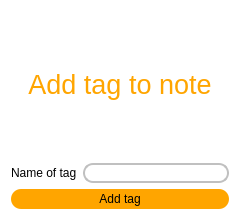
<?xml version="1.0" encoding="UTF-8"?>
<ui version="4.0">
 <class>AddTag</class>
 <widget class="QDialog" name="AddTag">
  <property name="geometry">
   <rect>
    <x>0</x>
    <y>0</y>
    <width>240</width>
    <height>220</height>
   </rect>
  </property>
  <property name="windowTitle">
   <string>Dialog</string>
  </property>
  <property name="styleSheet">
   <string notr="true">background-color:white;
color:black;</string>
  </property>
  <layout class="QVBoxLayout" name="verticalLayout">
   <item>
    <widget class="QLabel" name="label_2">
     <property name="font">
      <font>
       <pointsize>20</pointsize>
      </font>
     </property>
     <property name="styleSheet">
      <string notr="true">color:orange;</string>
     </property>
     <property name="text">
      <string>Add tag to note</string>
     </property>
     <property name="alignment">
      <set>Qt::AlignCenter</set>
     </property>
    </widget>
   </item>
   <item>
    <layout class="QHBoxLayout" name="horizontalLayout">
     <item>
      <widget class="QLabel" name="label">
       <property name="text">
        <string>Name of tag</string>
       </property>
      </widget>
     </item>
     <item>
      <widget class="QLineEdit" name="tagName">
       <property name="styleSheet">
        <string notr="true">color:black;
background-color:white;
border:2px solid silver;
border-radius:10px;</string>
       </property>
      </widget>
     </item>
    </layout>
   </item>
   <item>
    <widget class="QPushButton" name="pushButton">
     <property name="minimumSize">
      <size>
       <width>0</width>
       <height>20</height>
      </size>
     </property>
     <property name="styleSheet">
      <string notr="true">background-color:orange;
border-radius:10px;</string>
     </property>
     <property name="text">
      <string>Add tag</string>
     </property>
    </widget>
   </item>
  </layout>
 </widget>
 <resources/>
 <connections/>
</ui>
